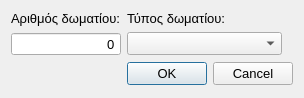
<?xml version="1.0" encoding="UTF-8"?>
<ui version="4.0">
 <class>Dialog</class>
 <widget class="QDialog" name="Dialog">
  <property name="geometry">
   <rect>
    <x>0</x>
    <y>0</y>
    <width>296</width>
    <height>98</height>
   </rect>
  </property>
  <property name="font">
   <font>
    <pointsize>10</pointsize>
   </font>
  </property>
  <property name="focusPolicy">
   <enum>Qt::StrongFocus</enum>
  </property>
  <property name="windowTitle">
   <string>Προσθήκη Δωματίου</string>
  </property>
  <layout class="QGridLayout" name="gridLayout">
   <item row="0" column="0">
    <widget class="QLabel" name="roomIDLabel">
     <property name="text">
      <string>Αριθμός δωματίου:</string>
     </property>
     <property name="buddy">
      <cstring>roomIDInput</cstring>
     </property>
    </widget>
   </item>
   <item row="0" column="1">
    <widget class="QLabel" name="roomTypeLabel">
     <property name="text">
      <string>Τύπος δωματίου:</string>
     </property>
     <property name="buddy">
      <cstring>roomTypeInput</cstring>
     </property>
    </widget>
   </item>
   <item row="1" column="0">
    <widget class="QSpinBox" name="roomIDInput">
     <property name="minimumSize">
      <size>
       <width>110</width>
       <height>0</height>
      </size>
     </property>
     <property name="alignment">
      <set>Qt::AlignRight|Qt::AlignTrailing|Qt::AlignVCenter</set>
     </property>
     <property name="buttonSymbols">
      <enum>QAbstractSpinBox::NoButtons</enum>
     </property>
     <property name="maximum">
      <number>99999</number>
     </property>
    </widget>
   </item>
   <item row="1" column="1">
    <widget class="QComboBox" name="roomTypeInput">
     <property name="sizePolicy">
      <sizepolicy hsizetype="Fixed" vsizetype="Fixed">
       <horstretch>0</horstretch>
       <verstretch>0</verstretch>
      </sizepolicy>
     </property>
     <property name="minimumSize">
      <size>
       <width>155</width>
       <height>0</height>
      </size>
     </property>
     <property name="focusPolicy">
      <enum>Qt::NoFocus</enum>
     </property>
    </widget>
   </item>
   <item row="1" column="2">
    <spacer name="horizontalSpacer">
     <property name="orientation">
      <enum>Qt::Horizontal</enum>
     </property>
     <property name="sizeType">
      <enum>QSizePolicy::MinimumExpanding</enum>
     </property>
     <property name="sizeHint" stdset="0">
      <size>
       <width>0</width>
       <height>20</height>
      </size>
     </property>
    </spacer>
   </item>
   <item row="3" column="0">
    <spacer name="verticalSpacer">
     <property name="orientation">
      <enum>Qt::Vertical</enum>
     </property>
     <property name="sizeHint" stdset="0">
      <size>
       <width>20</width>
       <height>40</height>
      </size>
     </property>
    </spacer>
   </item>
   <item row="2" column="1">
    <widget class="QDialogButtonBox" name="buttonBox">
     <property name="orientation">
      <enum>Qt::Horizontal</enum>
     </property>
     <property name="standardButtons">
      <set>QDialogButtonBox::Cancel|QDialogButtonBox::Ok</set>
     </property>
    </widget>
   </item>
  </layout>
 </widget>
 <resources/>
 <connections>
  <connection>
   <sender>buttonBox</sender>
   <signal>accepted()</signal>
   <receiver>Dialog</receiver>
   <slot>accept()</slot>
   <hints>
    <hint type="sourcelabel">
     <x>248</x>
     <y>254</y>
    </hint>
    <hint type="destinationlabel">
     <x>157</x>
     <y>274</y>
    </hint>
   </hints>
  </connection>
  <connection>
   <sender>buttonBox</sender>
   <signal>rejected()</signal>
   <receiver>Dialog</receiver>
   <slot>reject()</slot>
   <hints>
    <hint type="sourcelabel">
     <x>316</x>
     <y>260</y>
    </hint>
    <hint type="destinationlabel">
     <x>286</x>
     <y>274</y>
    </hint>
   </hints>
  </connection>
 </connections>
</ui>
